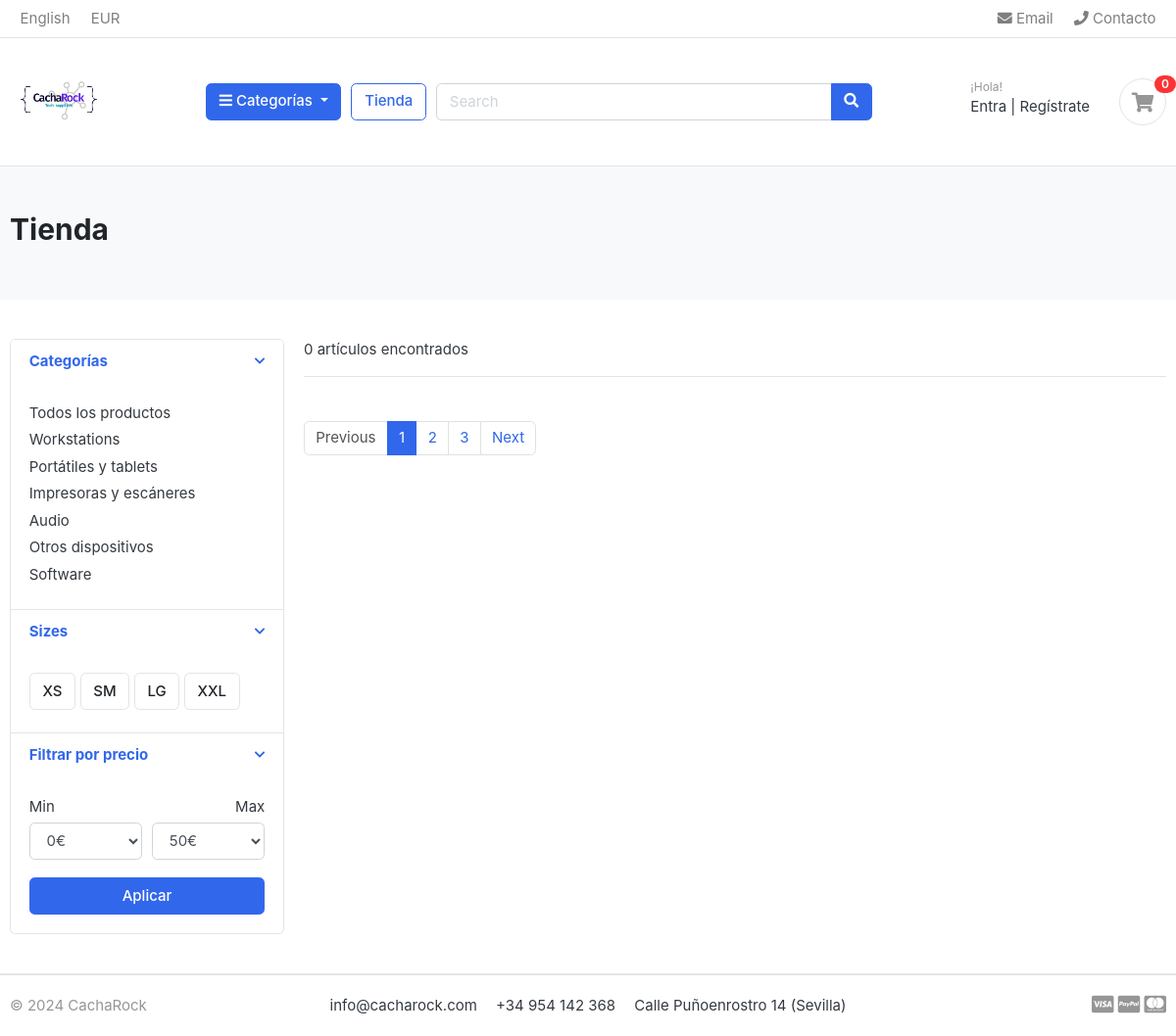
The app's page /tienda/audio/, older data.
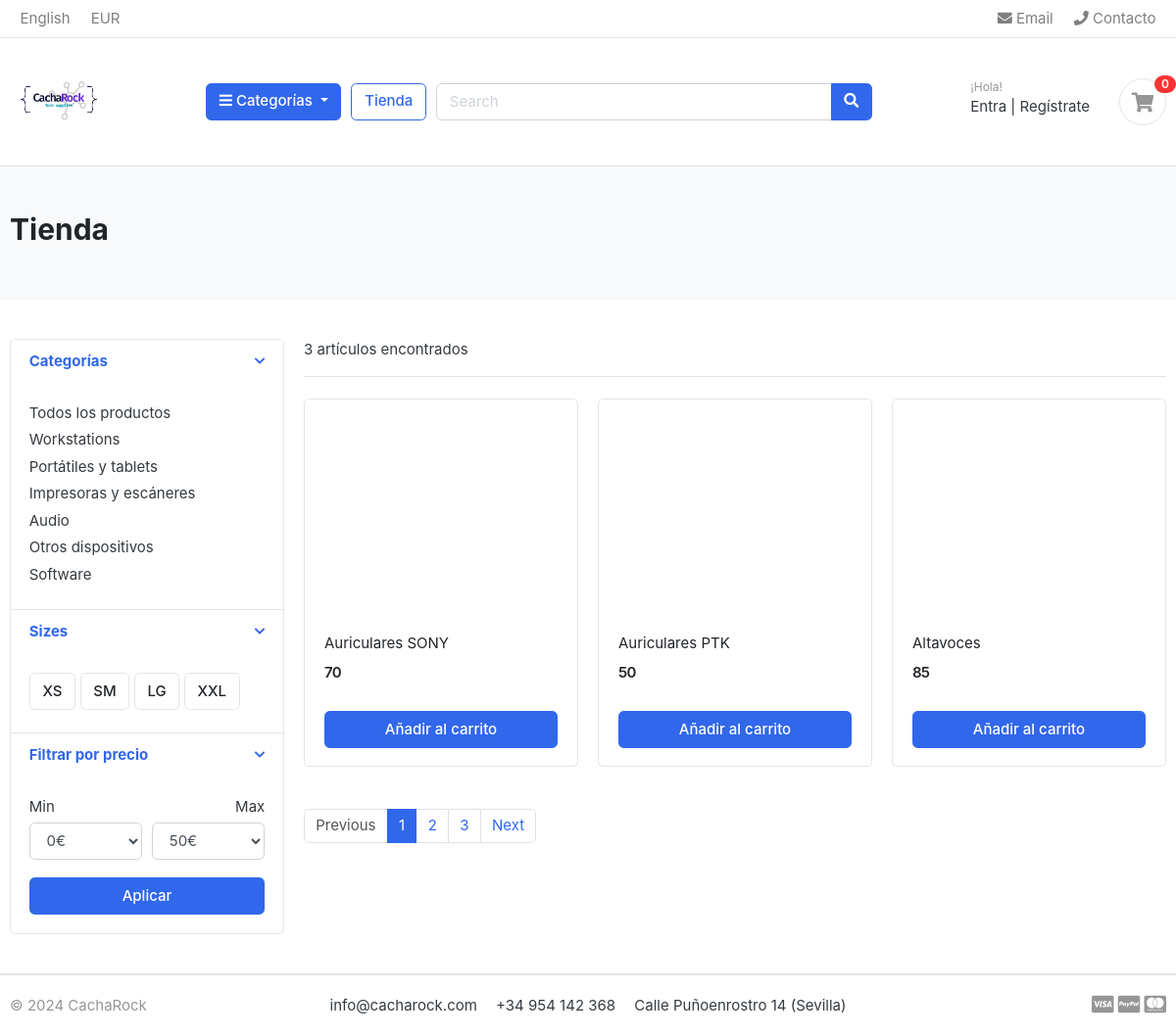
The same page, newer data.
### categoria/models.py (models this page shows, shortened)
class Categoria(models.Model):
    nombre_categoria = models.CharField(max_length=50, unique=True)
    slug = models.SlugField(max_length=100, unique=True)
    descripcion = models.CharField(max_length=255)
    cat_imagen = models.ImageField(upload_to='imagenes/categories/', blank=True)
    class Meta():
        verbose_name = 'Categoría'
        verbose_name_plural = 'Categorías'
    def get_url(self):
        return reverse('productos_por_categoria', args=[self.slug])

### tienda/models.py (models this page shows, shortened)
class Producto(models.Model):
    nombre_producto = models.CharField(max_length=200, unique=True)
    slug = models.SlugField(max_length=200, unique=True)
    descripcion_producto = models.TextField(max_length=500, blank=True)
    precio = models.IntegerField()
    imagen = models.ImageField(upload_to='imagenes/productos')
    stock_maximo = models.IntegerField(default=0)
    stock_disponible = models.IntegerField()
    disponibilidad = models.BooleanField(default=True)
    categoria = models.ForeignKey(Categoria, on_delete=models.CASCADE)
    fecha_creacion = models.DateTimeField(auto_now_add=True)
    fecha_modificacion = models.DateTimeField(auto_now=True)
    def get_url(self):
        return reverse('detalle_producto', args=[self.categoria.slug, self.slug])

### tienda/views.py (the view)
# urls.py: path('tienda/', include('tienda.urls')),
def tienda(request, categoria_slug=None):
    categorias = None
    productos = None
    if categoria_slug != None:
        categorias = get_object_or_404(Categoria, slug=categoria_slug)
        productos = Producto.objects.filter(categoria=categorias, disponibilidad=True)
        numero_productos = productos.count()
    else:
        productos = Producto.objects.all().filter(disponibilidad=True)
        numero_productos = productos.count()
    print("Número de productos:", len(productos))
    context = {
        'productos': productos,
        'numero_productos' : numero_productos
    }
    return render(request, 'tienda/tienda.html', context)

### categoria/context_processors.py (called while the page is built)
def menu_links(request):
    links = Categoria.objects.all()
    return dict(links=links)

### templates/tienda/tienda.html (shortened to what the changed rows need)
{% extends "base.html" %}
{% load static %}
{% block content %}
<section class="section-pagetop bg">
    <div class="container">
        <h2 class="title-page">Tienda</h2>
    </div>
    </section>
<section class="section-content padding-y">
    <div class="container">
    <div class="row">
        <aside class="col-md-3">
    <div class="card">
        <article class="filter-group">
            <div class="filter-content collapse show" id="collapse_1">
                <div class="card-body">
                    <ul class="list-menu">
                    {% for categoria in links %}
                    <li><a href="{{ categoria.get_url }}">{{ categoria.nombre_categoria }}  </a></li>
                    {% endfor %}
                    </ul>
                </div>
            </div>
        </article>
    </div>
        </aside>
        <main class="col-md-9">
    <header class="border-bottom mb-4 pb-3">
            <div class="form-inline">
                <span class="mr-md-auto">{{ numero_productos }} artículos encontrados </span>
            </div>
    </header>
    <div class="row">
        {% for producto in productos %}
        <div class="col-md-4">
            <figure class="card card-product-grid">
                <div class="img-wrap">
                </div>
                <figcaption class="info-wrap">
                    <div class="fix-height">
                        <a href="{{ producto.get_url }}" class="title">{{ producto.nombre_producto }}</a>
                        <div class="price-wrap mt-2">
                            <span class="price">{{ producto.precio }}</span>
                        </div>
                    </div>
                    <a href="{% url 'add_cart' producto.id %}" class="btn btn-block btn-primary">Añadir al carrito </a>
                </figcaption>
            </figure>
        </div>
        {% endfor %}
    </div>
        </main>
    </div>
    </div>
    </section>
{% endblock content %}

Row changes from the older to the newer data that the page shows:
added Producto: nombre_producto "Auriculares SONY", precio "70"
added Producto: nombre_producto "Auriculares PTK", precio "50"
added Producto: nombre_producto "Altavoces", precio "85"
Text that changed along with them:
{{ numero_productos }}: "0" → "3"
